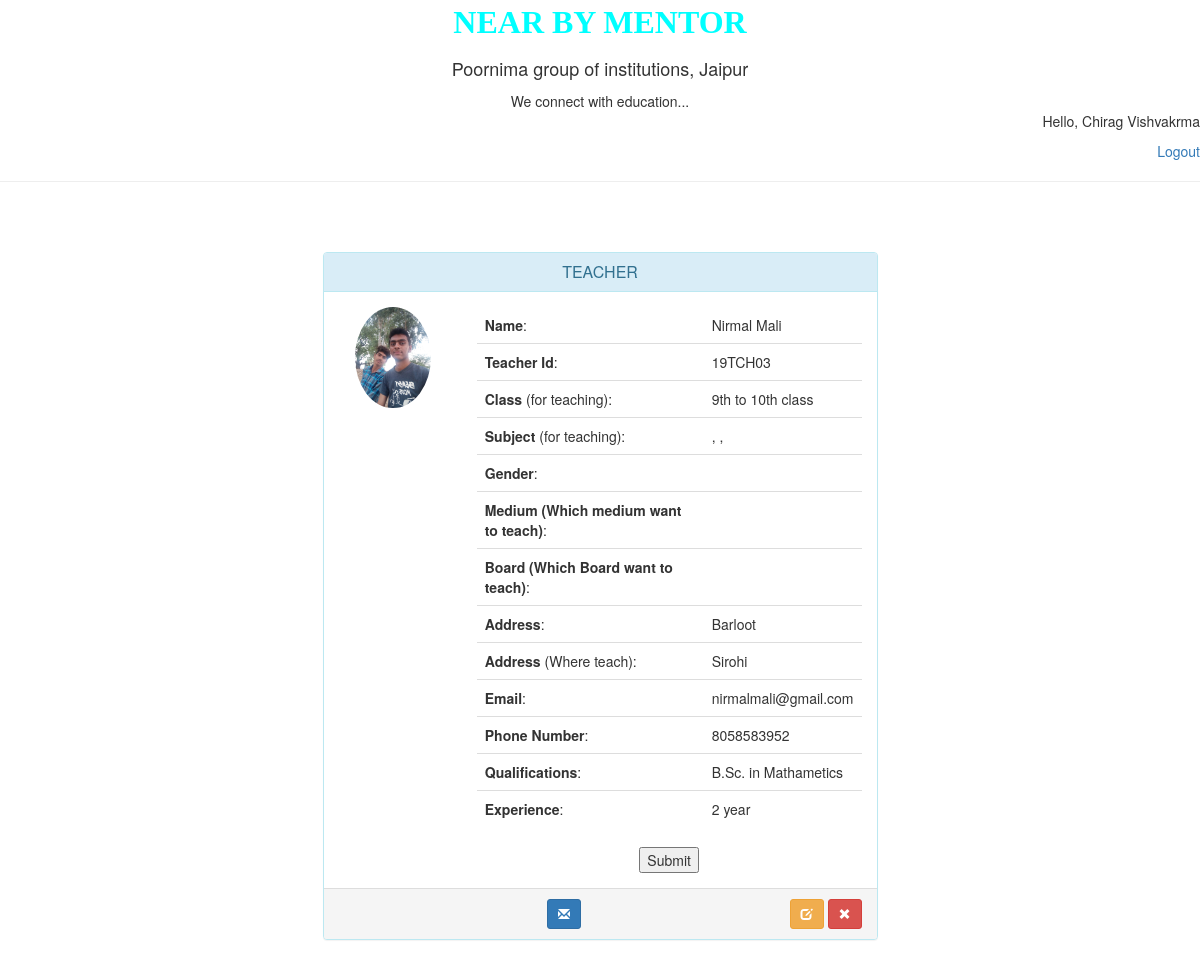
The page /info.php?sid=3 (signed in) on the database its author committed.
### tables this page shows
CREATE TABLE `teacher` (
  `id` int(250) NOT NULL,
  `name` varchar(50) NOT NULL,
  `class` varchar(50) NOT NULL,
  `image` varchar(100) NOT NULL,
  `email` varchar(60) NOT NULL,
  `contact` varchar(15) NOT NULL,
  `Qualification` varchar(100) NOT NULL,
  `Experience` varchar(100) NOT NULL,
  `address` varchar(200) NOT NULL,
  `city` varchar(50) NOT NULL,
  `password` varchar(100) NOT NULL,
  `subject1` varchar(100) NOT NULL,
  `subject2` varchar(100) NOT NULL,
  `subject3` varchar(100) NOT NULL,
  `gender` varchar(10) NOT NULL,
  `board` varchar(25) NOT NULL,
  `medium` varchar(40) NOT NULL,
  `dob` varchar(10) NOT NULL
);

### info.php (the view, shortened to what this page needs)
<!DOCTYPE html>
<html>
<head>
</head>
<body>
<center>
	<p><font size="6" font color="aqua" font face="calibri"><b>NEAR BY MENTOR</b></font></p>
	<p><font size="4">Poornima group of institutions, Jaipur</font></p>
	<marquee bgcolor="red">We connect with education...</marquee>
</center>
<?php
if(isset($_SESSION["cid"]))
{
?>
<p align="right">Hello, <?php echo $_SESSION["cnm"]; ?></p>
<p align="right"><a href="logout.php">Logout</a></p>
<?php
 $cid=$_SESSION["cid"];
}
?>
<hr></hr>
  <?php
   $sid=$_GET['sid'];
  ?>
<?php
 $con = mysqli_connect('localhost','root','','nbm');
 $qry="SELECT * FROM `teacher` WHERE id='$sid'";
 $run=mysqli_query($con,$qry);
 $data=mysqli_fetch_assoc($run);
?>
<p><br></p>
<center>
<link href="//netdna.bootstrapcdn.com/bootstrap/3.1.0/css/bootstrap.min.css" rel="stylesheet" id="bootstrap-css">
<div class="container">
      <div class="row">
        <div class="col-xs-12 col-sm-12 col-md-6 col-lg-6 col-xs-offset-0 col-sm-offset-0 col-md-offset-3 col-lg-offset-3 toppad" >
          <div class="panel panel-info">
            <div class="panel-heading">
              <h3 class="panel-title">TEACHER</h3>
            </div>
            <div class="panel-body">
              <div class="row">
                <div class="col-md-3 col-lg-3 " align="center"> <img alt="User Pic" src="<?php echo $data['image']; ?>" class="img-circle img-responsive"width=70%> </div>
                <div class=" col-md-9 col-lg-9 ">
                  <table class="table table-user-information">
                    <tbody>
                      <tr>
                        <td><b>Name</b>:</td>
                        <td><?php echo $data['name']; ?></td>
                      </tr>
                      <tr>
                        <td><b>Teacher Id</b>:</td>
                        <td><?php echo "19TCH0", $data['id']; ?></td>
                      </tr>
                      <tr>
                        <td><b>Class</b> (for teaching):</td>
                        <td><?php echo $data['class']; ?></td>
                      </tr>
                      <tr>
                        <td><b>Subject</b> (for teaching):</td>
                        <td><?php $sub1=$data['subject1'];
      $sub2=$data['subject2'];
       if($sub2=="None"){
      } else{
        echo ", ", $data['subject2'];
      }
      $sub3=$data['subject3'];
       if($sub3=="None"){
      } else{
        echo ", ", $data['subject3'];
      }
       ?></td>
                      </tr>
                   <tr>
                        <td><b>Gender</b>:</td>
                        <td><?php echo $data['gender']; ?></td>
                      </tr><tr>
                        <td><b>Medium (Which medium want to teach)</b>:</td>
                        <td><?php echo $data['medium']; ?></td>
                      </tr><tr>
                        <td><b>Board (Which Board want to teach)</b>:</td>
                        <td><?php echo $data['board']; ?></td>
                      </tr>
                         <tr>
                             <tr>
                        <td><b>Address</b>:</td>
                        <td><?php echo $data['address']; ?></td>
                      </tr>
                        <tr>
                        <td><b>Address</b> (Where teach):</td>
                        <td><?php echo $data['city']; ?></td>
                      </tr>
                      <tr>
                        <td><b>Email</b>:</td>
                        <td><?php echo $data['email']; ?></td>
                      </tr>
                        <td><b>Phone Number</b>:</td>
                        <td><?php echo $data['contact']; ?>
                        </td>
                      </tr>
                      <tr>
                        <td><b>Qualifications</b>:</td>
                        <td><?php echo $data['Qualification']; ?></td>
                      </tr>
                     <tr>
                        <td><b>Experience</b>:</td>
                        <td><?php echo $data['Experience']; ?></td>
                      </tr>
                    </tbody>
                  </table>
<?php
$con=mysqli_connect('localhost','root','','nbm');
 $qry="SELECT * FROM `join` WHERE stid=$cid AND tchid='$sid'";
       $run=mysqli_query($con,$qry);
       if(mysqli_num_rows($run)<1)
       {
        ?>
         <form action="info.php?<?php echo "sid=", $sid;?>"" method="post">
                  <input type="submit" name="submit">
                </form>
        <?php
       }
       else
       {
        echo "You are already requested";
        ?>
        <br><a href="delete_id.php?stin=<?php echo $cid; ?>&tcin=<?php echo $sid; ?>" class="btn btn-primary">Cancel Request</a>
        <?php
       }
?>
                </div>
              </div>
            </div>
                 <div class="panel-footer">
                        <a data-original-title="Broadcast Message" data-toggle="tooltip" type="button" class="btn btn-sm btn-primary"><i class="glyphicon glyphicon-envelope"></i></a>
                        <span class="pull-right">
                            <a href="edit.html" data-original-title="Edit this user" data-toggle="tooltip" type="button" class="btn btn-sm btn-warning"><i class="glyphicon glyphicon-edit"></i></a>
                            <a data-original-title="Remove this user" data-toggle="tooltip" type="button" class="btn btn-sm btn-danger"><i class="glyphicon glyphicon-remove"></i></a>
                        </span>
                    </div>
          </div>
        </div>
      </div>
    </div>
</center>
</body>
</html>

### info.php (style rules this page uses)
.table-user-information > tbody > tr { border-top: 1px solid rgb(221, 221, 221); }
.table-user-information > tbody > tr:first-child { border-top: 0; }
.table-user-information > tbody > tr > td { border-top: 0; }
.toppad { margin-top:20px; }

### rows shown on the page
teacher: image (picture), name "Nirmal Mali", id "3", class "9th to 10th class", address "Barloot", city "Sirohi", email "nirmalmali@gmail.com", contact "8058583952", Qualification "B.Sc. in Mathametics", Experience "2 year"

### other values the page prints
$_SESSION["cnm"] "Chirag Vishvakrma"
